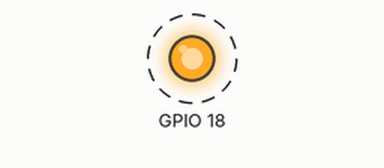
Recording of a program running on a simulated Raspberry Pi (BCM pin numbers). On the bench: output pins drawn as LEDs (lit = HIGH). Dashed ring = blinking. What the program prints to the terminal is not drawn.

Above: at 0.5 s.
Timing chart, 0 to 4.6 s (numbered marks = the images above):
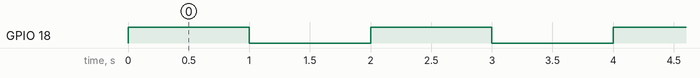

Measured:
- by itself, GPIO 18: alternates HIGH for 1.0 s and LOW for 1.0 s

The program:

blink_led.py
```python
import gpiod
import time

LED_PIN = 18

chip = gpiod.Chip('gpiochip4')
led_line = chip.get_line(LED_PIN)
led_line.request(consumer='LED', type=gpiod.LINE_REQ_DIR_OUT)

try:
    while True:
        led_line.set_value(1)
        print("LED ON")
        time.sleep(1)

        led_line.set_value(0)
        print("LED OFF")
        time.sleep(1)

except KeyboardInterrupt:
    led_line.release()
    chip.close()
```
